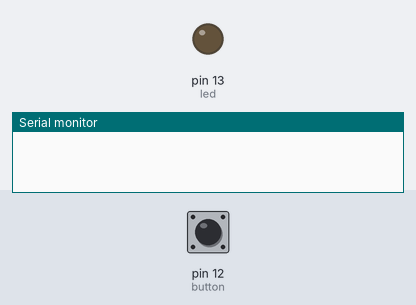
A sketch run on a simulated Arduino Uno, built with avr-gcc and run on an emulated ATmega328P. Shown: output pins drawn as LEDs (lit = HIGH), the last lines printed to the serial monitor. Inputs (shaded band) come from the test bench; at power-on: pin 12 (button) HIGH.

Above: at 1.2 s.
1.3 s: pin 12 (button) pulled LOW for 0.15 s
At 1.37 s:
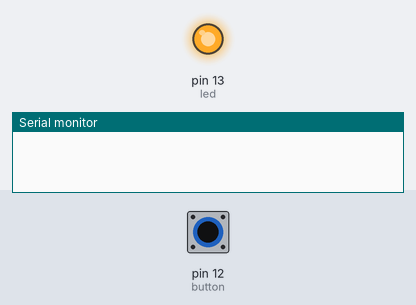
2.9 s: pin 12 (button) pulled LOW for 1 s
At 4.5 s:
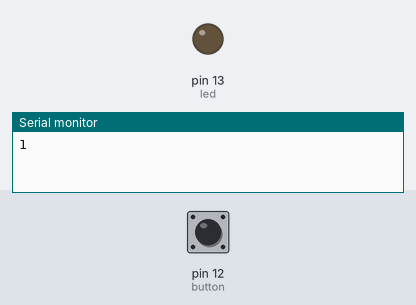
5.4 s: pin 12 (button) pulled LOW for 3.2 s
At 6.8 s:
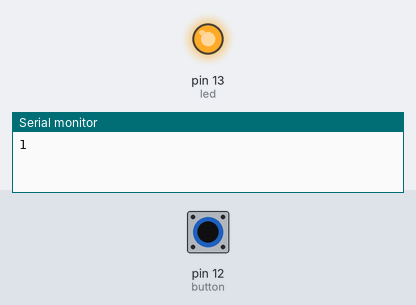
Timing chart, 0 to 10.1 s (numbered marks = the images above; inputs shaded):
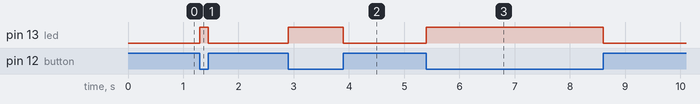

Measured:
- after the input at 1.3 s, pin 13 (led): LOW → HIGH at once, → LOW 0.15 s later
- after the input at 2.9 s, pin 13 (led): LOW → HIGH at once, → LOW 1.0 s later
- after the input at 5.4 s, pin 13 (led): LOW → HIGH at once, → LOW 3.2 s later

The sketch:

mirror.ino
```cpp
// Name(s): Seunghan Bae

int led = 13;
int button = 12;
int count = 0;

void setup() {
  Serial.begin(9600);
  pinMode(led, OUTPUT);
  pinMode(button, INPUT_PULLUP);
}

void loop() {
  bool lastButton = digitalRead(button);
  bool thisButton = digitalRead(button);
  digitalWrite(led, !digitalRead(button));
  if (thisButton == lastButton + 1) {
    count++;
    Serial.println(count);
  }
}
```
